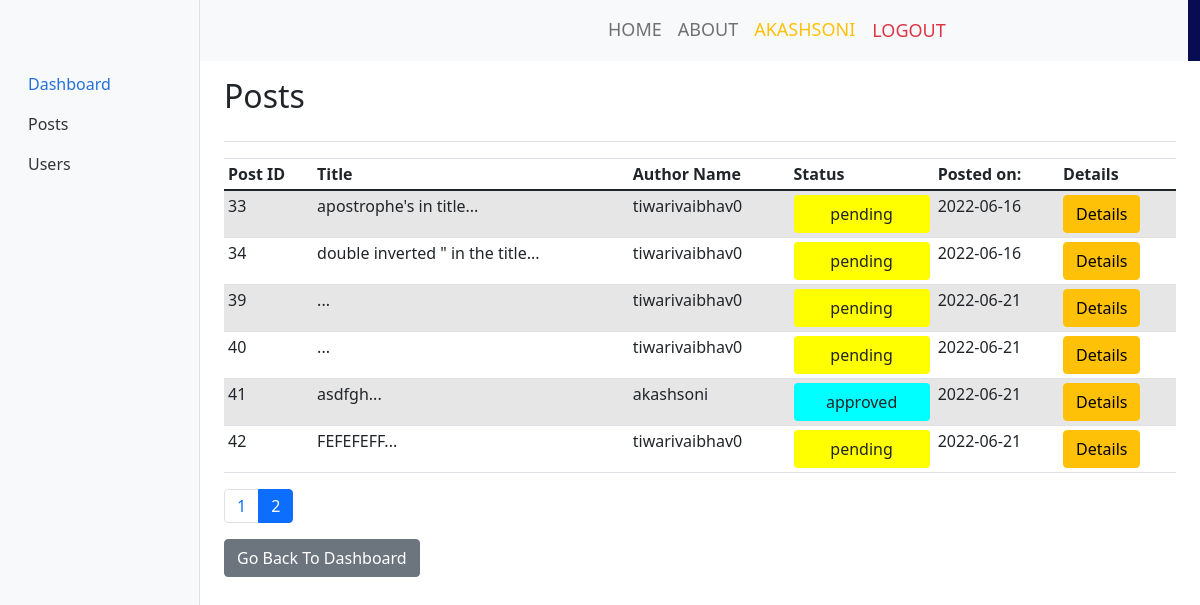
The page /posts.php?page=2 (signed in) on the database its author committed.
### tables this page shows
CREATE TABLE `Post` (
  `post_id` int UNSIGNED NOT NULL,
  `user_id` int DEFAULT NULL,
  `image` varchar(100) DEFAULT NULL,
  `details` text,
  `post_date` timestamp NULL DEFAULT NULL,
  `comments` int DEFAULT NULL,
  `username` varchar(60) DEFAULT NULL,
  `title` varchar(200) DEFAULT NULL,
  `status` enum('pending','approved','restricted') DEFAULT NULL
);

### posts.php (the view, shortened to what this page needs)
<?php
include 'connection.php';
if (!isset($_SESSION['user']) || $_SESSION['admin'] == 0) {
?>
  <p>ACCESS DENIED!</p>
<?php } else { ?>
  <head>
    <link href="/css/bootstrap.min.css" rel="stylesheet">
    <link rel="stylesheet" href="https://cdn.jsdelivr.net/npm/bootstrap-icons@1.3.0/font/bootstrap-icons.css">
    <link rel="stylesheet" type="text/css" href="css/bootstrap.min.css">
    <link rel="stylesheet" type="text/css" href="css/style.css">
    <link rel="stylesheet" href="css/responsive.css">
    <link rel="stylesheet" href="css/jquery.mCustomScrollbar.min.css">
    <link rel="stylesheet" href="https://netdna.bootstrapcdn.com/font-awesome/4.0.3/css/font-awesome.css">
    <link rel="stylesheet" href="css/owl.carousel.min.css">
    <link rel="stylesheet" href="https://cdnjs.cloudflare.com/ajax/libs/fancybox/2.1.5/jquery.fancybox.min.css" media="screen">
    <link href="dashboard.css" rel="stylesheet">
    <link href="https://cdn.jsdelivr.net/npm/bootstrap@5.0.2/dist/css/bootstrap.min.css" rel="stylesheet">
  </head>
  <body>
    <div class="header_section">
      <div class="container-fluid header_main">
        <nav class="navbar navbar-expand-lg navbar-light bg-light">
          <a class="logo" href="index.php"><img src="https://revenuearchitects.com/wp-content/uploads/2017/02/Blog_pic.png" height="80%" width="30%"></a>
          <div class="collapse navbar-collapse " id="navbarSupportedContent" style="justify-content:end">
            <ul class="navbar-nav mr-auto justify-content-end">
              <li class="nav-item">
                <a class="nav-link" href="index.php">Home</a>
              </li>
              <li class="nav-item">
                <a class="nav-link" href="#">About</a>
              </li>
              <li class="nav-item">
                <?php
                if (!isset($_SESSION['username'])) { ?>
                  <a class="nav-link" href="login.php">Login</a>
                <?php
                } else { ?>
                  <a class="nav-link text-warning" href="#"><?php echo ($_SESSION['username']); ?></a>
                <?php }
                if (isset($_SESSION['username'])) {   ?>
              <li class="nav-item">
                <a href="logout.php" class="nav-link btn btn-lg text-danger">
                  <span class="glyphicon glyphicon-log-out "></span> Logout
                </a>
              </li>
            <?php  }
            ?>
            </li>
            </ul>
          </div>
        </nav>
      </div>
    </div>
    <br><br>
    <div class="container-fluid">
      <div class="row">
        <nav id="sidebarMenu" class="col-md-3 col-lg-2 d-md-block bg-light sidebar collapse">
          <div class="position-sticky pt-3">
            <ul class="nav flex-column">
              <li class="nav-item">
                <a class="nav-link active" aria-current="page" href="dashboard.php">
                  Dashboard
                </a>
              </li>
              <li class="nav-item" id="Orders">
                <a class="nav-link" href="posts.php">
                  <span>Posts</span>
                </a>
              </li>
              <li class="nav-item" id="Users">
                <a class="nav-link" href="users.php">
                  <span>Users</span>
                </a>
              </li>
            </ul>
        </nav>
        <main class="col-md-9 ms-sm-auto col-lg-10 px-md-4">
          <div class="d-flex justify-content-between flex-wrap flex-md-nowrap align-items-center pt-3 pb-2 mb-3 border-bottom">
            <h1 class="h2">Posts</h1>
          </div>
          <div class="table-responsive">
            <table class="table table-striped table-sm">
              <thead>
                <tr>
                  <th scope="col">Post ID</th>
                  <th scope="col">Title</th>
                  <th scope="col">Author Name</th>
                  <th scope="col">Status</th>
                  <th scope="col">Posted on:</th>
                  <th scope="col">Details</th>
                </tr>
              </thead>
              <tbody>
                <?php
                try {
                  $sql = "SELECT *
                       from Post order by post_id";
                  $res = $conn->query($sql);
                  $rowss = $res->fetchAll(PDO::FETCH_ASSOC);
                  $total = count($rowss);
                  $limit = 10;
                  if (isset($_GET['page']))
                    $page = $_GET['page'];
                  else
                    $page = 1;
                  $start = ($page - 1) * $limit;
                  $pages = ceil($total / $limit);
                  $sql = "SELECT *
              from Post order by post_id LIMIT $start,$limit";
                  $res = $conn->query($sql);
                  $rows = $res->fetchAll(PDO::FETCH_ASSOC);
                  foreach ($rows as $key => $val) {     ?>
                    <tr>
                      <td><?php echo ($val['post_id']); ?></td>
                      <td><?php echo (substr($val['title'], 0, 30)); ?>...</td>
                      <td><?php echo ($val['username']); ?></td>
                      <?php if ($val['status'] == "pending") { ?>
                        <td class=""><button class="btn  changeStatus" data-bs-toggle="modal" data-bs-target="#exampleModal" id="<?php echo ($val['post_id']); ?>" style="background-color:Yellow; width:100%"><?php echo ($val['status']); ?></button></td>
                      <?php } else if ($val['status'] == "approved") { ?>
                        <td class=""><button class="btn changeStatus" data-bs-toggle="modal" data-bs-target="#exampleModal" id="<?php echo ($val['post_id']); ?>" style="background-color:Cyan; width:100%"><?php echo ($val['status']); ?></button></td>
                      <?php } else { ?>
                        <td class=""><button class="btn changeStatus" data-bs-toggle="modal" data-bs-target="#exampleModal" id="<?php echo ($val['post_id']); ?>" style="background-color:#F46F25;width:100%"><?php echo ($val['status']); ?></button></td>
                      <?php  } ?>
                      <td><?php echo (substr($val['post_date'], 0, 10)); ?></td>
                      <td><button class="btn btn-warning viewDetails" id="<?php echo ($val['post_id']); ?>">Details</button></td>
                    </tr>
                <?php
                  }
                } catch (PDOException $e) {
                  echo "Connection failed: " . $e->getMessage();
                }
                ?>
              </tbody>
          </div>
          <nav aria-label="Page navigation example">
            <ul class="pagination">
              <?php for ($i = 1; $i <= $pages; $i++) {
                if ($i == $page) { ?>
                  <li class="page-item active"><a class="page-link" href="?page=<?php echo ($i); ?>"><?php echo ($i); ?></a></li>
                <?php    } else { ?>
                  <li class="page-item "><a class="page-link" href="?page=<?php echo ($i); ?>"><?php echo ($i); ?></a></li>
                <?php    } ?>
              <?php } ?>
            </ul>
          </nav>
          <a id="dashboard" href="dashboard.php" class="btn btn-secondary">Go Back To Dashboard</a>
      </div>
    </div>
  </body>
  </html>
<?php }
?>

### css/style.css (style rules this page uses)
* { box-sizing: border-box !important; transition: ease all 0.5s; }
body { color: #666666; font-size: 14px; font-family: Poppins; line-height: 1.80857; font-weight: normal; overflow-x: hidden; }
a { color: #1f1f1f; text-decoration: none !important; outline: none !important; -webkit-transition: all .3s ease-in-out; -moz-transition: all .3s ease-in-out; -ms-transition: all .3s ease-in-out; -o-transition: all .3s ease-in-out; transition: all .3s ease-in-out; }
h1, h2, h3, h4, h5, h6 { letter-spacing: 0; font-weight: normal; position: relative; padding: 0 0 10px 0; font-weight: normal; line-height: normal; color: #111111; margin: 0 }
h1 { font-size: 24px }
*, *::after, *::before { -webkit-box-sizing: border-box; -moz-box-sizing: border-box; box-sizing: border-box; }
ul, li, ol { margin: 0px; padding: 0px; list-style: none; }
a { color: #222222; text-decoration: none; outline: none !important; }
a, .btn { text-decoration: none !important; outline: none !important; -webkit-transition: all .3s ease-in-out; -moz-transition: all .3s ease-in-out; -ms-transition: all .3s ease-in-out; -o-transition: all .3s ease-in-out; transition: all .3s ease-in-out; }
button { border: 0; margin: 0; padding: 0; cursor: pointer; }
.bg-light { background-color: transparent!important; }
.header_section { background-image: url(../images/banner-bg.png); height: auto; background-size: 100%; width: 100%; float: left; height: auto; background-size: 100%; background-repeat: no-repeat; }
.header_main { background: linear-gradient(45deg, transparent 46%, #080c50 46%); }
.logo { width: 50%; float: left; }
.navbar-expand-lg .navbar-nav .nav-link { padding-right: 15px; padding-left: 15px; font-size: 18px; color: #f8f9fa; text-transform: uppercase; }

### dashboard.css (style rules this page uses)
body { font-size: .875rem; }
.sidebar { position: fixed; top: 0; bottom: 0; left: 0; z-index: 100; padding: 48px 0 0; box-shadow: inset -1px 0 0 rgba(0, 0, 0, .1); }
.sidebar .nav-link { font-weight: 500; color: #333; }
.sidebar .nav-link.active { color: #2470dc; }

### rows shown on the page
post: post_id "33", title "apostrophe's in title", username "tiwarivaibhav0", status "pending", post_date "2022-06-16"
post: post_id "34", title "double inverted \" in the title", username "tiwarivaibhav0", status "pending", post_date "2022-06-16"
post: post_id "39", username "tiwarivaibhav0", status "pending", post_date "2022-06-21"
post: post_id "40", username "tiwarivaibhav0", status "pending", post_date "2022-06-21"
post: post_id "41", title "asdfgh", username "akashsoni", status "approved", post_date "2022-06-21"
post: post_id "42", title "FEFEFEFF", username "tiwarivaibhav0", status "pending", post_date "2022-06-21"

### other values the page prints
$_SESSION['username'] "AKASHSONI"
